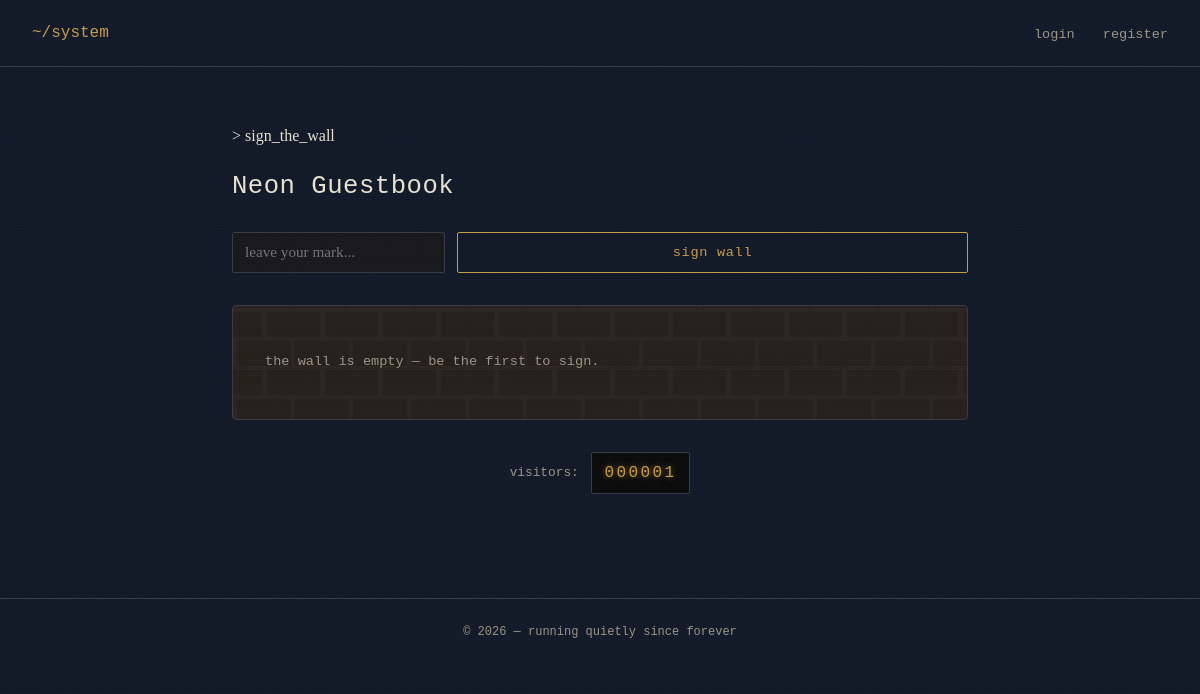
Page /guestbook on the earlier database version.
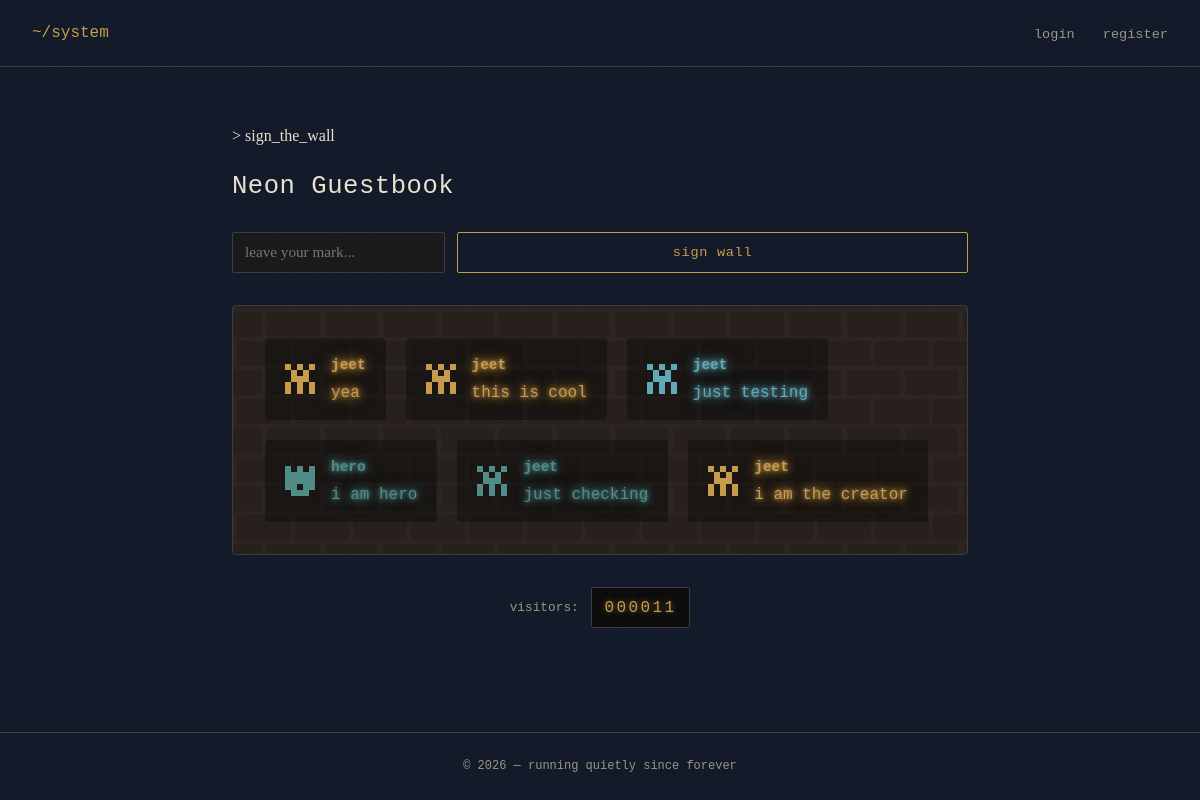
Same page on the later database version.
### myretroapp/models.py (models this page shows)
class GuestbookEntry(models.Model):
    NEON_COLORS = [
        ('amber', 'amber'),
        ('cyan', 'cyan'),
        ('teal', 'teal'),
        ('purple', 'purple'),
    ]
    user = models.ForeignKey(User, on_delete=models.CASCADE)
    message = models.CharField(max_length=200)
    color = models.CharField(max_length=10, choices=NEON_COLORS, default='cyan')
    created_at = models.DateTimeField(auto_now_add=True)
    class Meta:
        ordering = ['-created_at']

### myretroapp/views.py (the view)
# urls.py: path('guestbook', views.guestbook, name='guestbook'),
def guestbook(request):
    stats, _ = SiteVisit.objects.get_or_create(id=1)
    stats.count += 1
    stats.save()
    entries = GuestbookEntry.objects.all()
    return render(request, 'guestbook_page.html', {
        'entries': entries,
        'visitor_count': stats.count,
    })

### templates/guestbook_page.html (shortened to what this page needs)
{% extends 'base.html' %} {% load static %} {% block title %}guestbook{% endblock %} {% block content %}
<main class="guestbook-wrapper">
  <p class="prompt-line">&gt; sign_the_wall</p>
  <h1 class="guestbook-title">Neon Guestbook</h1>
  <form
    method="post"
    action="{% url 'sign_guestbook' %}"
    class="guestbook-form"
  >
    <input
      type="text"
      name="message"
      placeholder="leave your mark..."
      maxlength="200"
      required
    />
    <button type="submit" class="btn">sign wall</button>
  </form>
  <div class="brick-wall" id="brickWall">
    {% for e in entries %}
    <div class="neon-sign neon-{{ e.color }}">
      <div class="neon-avatar" data-username="{{ e.user.username }}"></div>
      <div class="neon-text-block">
        <p class="neon-username">{{ e.user.username }}</p>
        <p class="neon-message">{{ e.message }}</p>
      </div>
    </div>
    {% empty %}
    <p class="guestbook-empty">
      the wall is empty &mdash; be the first to sign.
    </p>
    {% endfor %}
  </div>
  <div class="visitor-counter">
    <span class="counter-label">visitors:</span>
    <span class="counter-digits">{{ visitor_count|stringformat:"06d" }}</span>
  </div>
</main>
{% endblock %}

Differences in the rows shown:
added GuestbookEntry: user.username "jeet", message "yea"
added GuestbookEntry: user.username "jeet", message "this is cool"
added GuestbookEntry: user.username "jeet", message "just testing", color "cyan" (drawn)
added GuestbookEntry: user.username "hero", message "i am hero", color "teal" (drawn)
added GuestbookEntry: user.username "jeet", message "just checking", color "teal" (drawn)
added GuestbookEntry: user.username "jeet", message "i am the creator"
Other differences:
{{ visitor_count|stringformat:"06d" }}: "000001" → "000011"
text no longer shown: "the wall is empty — be the first to sign."
